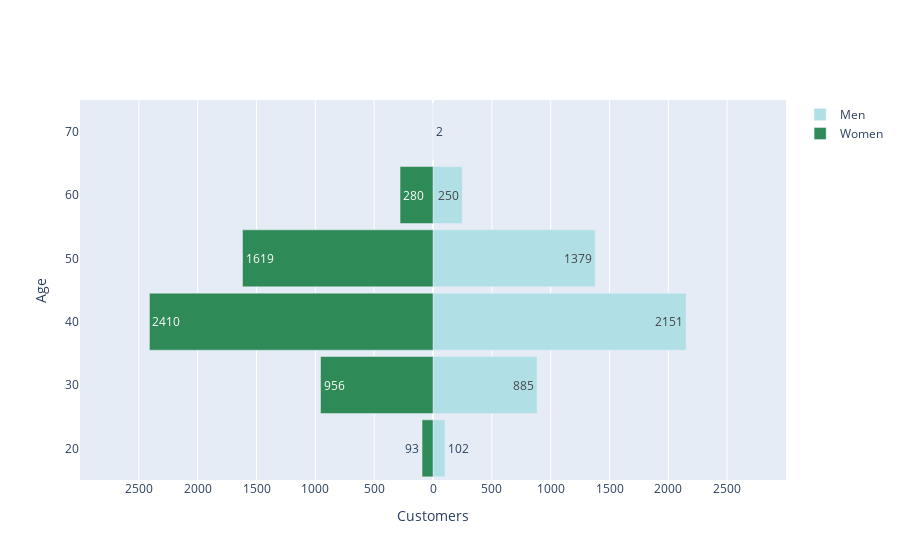

The code cell stored with this chart in its notebook:
### Markdown cell above
Based on the Above pyramid data frame there is 93 customers falling into the female 20s bin

### Code cell
women_bins = np.array(-1 * pyramid[pyramid['Gender'] == 'F']['CLIENTNUM'])
men_bins = np.array(pyramid[pyramid['Gender'] == 'M']['CLIENTNUM'])

y = list(range(20, 100, 10))

layout = go.Layout(yaxis=go.layout.YAxis(title='Age'),
                   xaxis=go.layout.XAxis(
                       range=[-3000, 3000],
                       tickvals=[-2500, -2000, -1500, -1000, -500, 0, 500, 1000, 1500, 2000, 2500],
                       ticktext=[2500, 2000, 1500, 1000, 500, 0, 500, 1000, 1500, 2000, 2500],
                       title='Customers'),
                   barmode='overlay',
                   bargap=0.1)

p_data = [go.Bar(y=y,
                 x=men_bins,
                 orientation='h',
                 name='Men',
                 text=men_bins.astype('int'),
                 hoverinfo='x',
                 marker=dict(color='powderblue')
               ),
        go.Bar(y=y,
               x=women_bins,
               orientation='h',
               name='Women',
               text=-1 * women_bins.astype('int'),
               hoverinfo='text',
               marker=dict(color='seagreen')
               )]

iplot(dict(data=p_data, layout=layout))

### Figure 1 — Plotly figure (JSON) as saved in the notebook; plotly's stock layout.template omitted (floating-point values rounded to 4 significant figures)
{"data": [{"hoverinfo": "x", "marker": {"color": "powderblue"}, "name": "Men", "orientation": "h", "text": [102, 885, 2151, 1379, 250, 2], "type": "bar", "x": [102, 885, 2151, 1379, 250, 2], "y": [20, 30, 40, 50, 60, 70, 80, 90]}, {"hoverinfo": "text", "marker": {"color": "seagreen"}, "name": "Women", "orientation": "h", "text": [93, 956, 2410, 1619, 280, 0], "type": "bar", "x": [-93, -956, -2410, -1619, -280, 0], "y": [20, 30, 40, 50, 60, 70, 80, 90]}], "layout": {"bargap": 0.1, "barmode": "overlay", "xaxis": {"range": [-3000, 3000], "ticktext": [2500, 2000, 1500, 1000, 500, 0, 500, 1000, 1500, 2000, 2500], "tickvals": [-2500, -2000, -1500, -1000, -500, 0, 500, 1000, 1500, 2000, 2500], "title": {"text": "Customers"}}, "yaxis": {"title": {"text": "Age"}}}}
